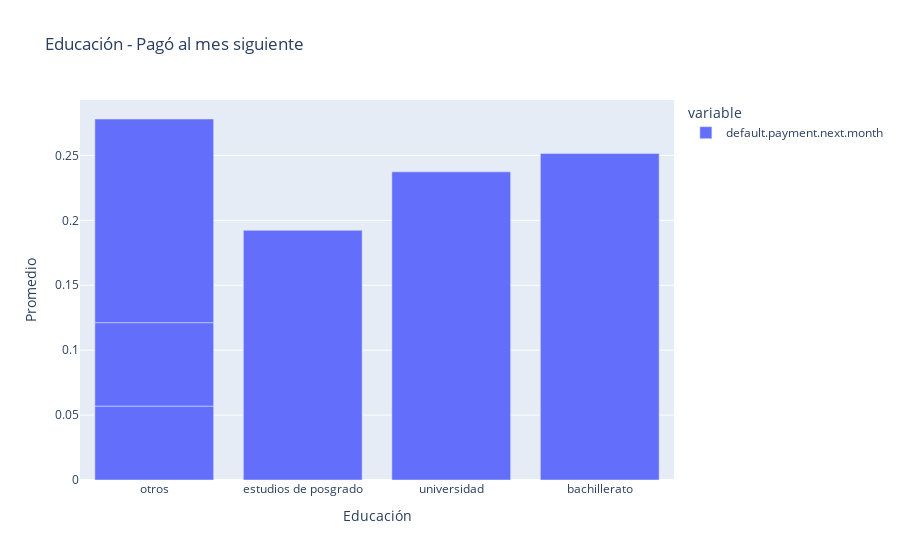

This figure's notebook cell:
### Code cell
px.bar(standardize_data[['default.payment.next.month']].groupby(
        standardize_data['education']).mean().set_index(
        pd.Index(['otros','estudios de posgrado', 'universidad', 'bachillerato', 'otros', 'otros', 'otros'])),
        title="Educación - Pagó al mes siguiente",
        labels={
            'value': 'Promedio',
            'index': 'Educación'
    })

### Figure 1 — Plotly figure (JSON) as saved in the notebook; plotly's stock layout.template omitted (floating-point values rounded to 4 significant figures)
{"data": [{"alignmentgroup": "True", "hovertemplate": "variable=default.payment.next.month<br>Educación=%{x}<br>Promedio=%{y}<extra></extra>", "legendgroup": "default.payment.next.month", "marker": {"color": "#636efa", "pattern": {"shape": ""}}, "name": "default.payment.next.month", "offsetgroup": "default.payment.next.month", "orientation": "v", "showlegend": true, "textposition": "auto", "type": "bar", "x": ["otros", "estudios de posgrado", "universidad", "bachillerato", "otros", "otros", "otros"], "xaxis": "x", "y": [0, 0.1923, 0.2373, 0.2516, 0.05691, 0.06429, 0.1569], "yaxis": "y"}], "layout": {"barmode": "relative", "legend": {"title": {"text": "variable"}, "tracegroupgap": 0}, "title": {"text": "Educación - Pagó al mes siguiente"}, "xaxis": {"anchor": "y", "domain": [0, 1], "title": {"text": "Educación"}}, "yaxis": {"anchor": "x", "domain": [0, 1], "title": {"text": "Promedio"}}}}
